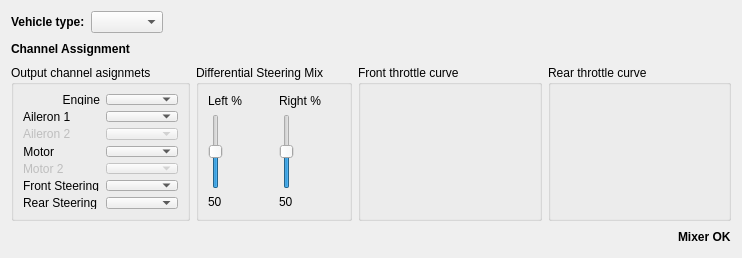
                 <widget class="QWidget" name="scrollAreaWidgetContents_3">
                  <property name="geometry">
                   <rect>
                    <x>0</x>
                    <y>0</y>
                    <width>742</width>
                    <height>258</height>
                   </rect>
                  </property>
                  <layout class="QVBoxLayout" name="verticalLayout_11">
                   <item>
                    <layout class="QVBoxLayout" name="verticalLayout_61">
                     <item>
                      <layout class="QHBoxLayout" name="horizontalLayout_31">
                       <item>
                        <widget class="QLabel" name="label_51">
                         <property name="sizePolicy">
                          <sizepolicy hsizetype="Minimum" vsizetype="Preferred">
                           <horstretch>0</horstretch>
                           <verstretch>0</verstretch>
                          </sizepolicy>
                         </property>
                         <property name="font">
                          <font>
                           <weight>75</weight>
                           <bold>true</bold>
                          </font>
                         </property>
                         <property name="text">
                          <string>Vehicle type:</string>
                         </property>
                        </widget>
                       </item>
                       <item>
                        <widget class="QComboBox" name="groundVehicleType"/>
                       </item>
                       <item>
                        <spacer name="horizontalSpacer_31">
                         <property name="orientation">
                          <enum>Qt::Horizontal</enum>
                         </property>
                         <property name="sizeHint" stdset="0">
                          <size>
                           <width>40</width>
                           <height>20</height>
                          </size>
                         </property>
                        </spacer>
                       </item>
                      </layout>
                     </item>
                     <item>
                      <layout class="QHBoxLayout" name="horizontalLayout_33">
                       <item>
                        <widget class="QLabel" name="label_7">
                         <property name="font">
                          <font>
                           <weight>75</weight>
                           <bold>true</bold>
                          </font>
                         </property>
                         <property name="text">
                          <string>Channel Assignment</string>
                         </property>
                        </widget>
                       </item>
                       <item>
                        <spacer name="horizontalSpacer_15">
                         <property name="orientation">
                          <enum>Qt::Horizontal</enum>
                         </property>
                         <property name="sizeHint" stdset="0">
                          <size>
                           <width>40</width>
                           <height>20</height>
                          </size>
                         </property>
                        </spacer>
                       </item>
                      </layout>
                     </item>
                     <item>
                      <layout class="QHBoxLayout" name="horizontalLayout_41">
                       <item>
                        <widget class="QGroupBox" name="groupBox_7">
                         <property name="sizePolicy">
                          <sizepolicy hsizetype="Preferred" vsizetype="Expanding">
                           <horstretch>0</horstretch>
                           <verstretch>0</verstretch>
                          </sizepolicy>
                         </property>
                         <property name="minimumSize">
                          <size>
                           <width>0</width>
                           <height>100</height>
                          </size>
                         </property>
                         <property name="title">
                          <string>Output channel asignmets</string>
                         </property>
                         <layout class="QFormLayout" name="formLayout_5">
                          <item row="0" column="0">
                           <widget class="QLabel" name="gvEngineLabel">
                            <property name="minimumSize">
                             <size>
                              <width>77</width>
                              <height>0</height>
                             </size>
                            </property>
                            <property name="text">
                             <string>Engine</string>
                            </property>
                            <property name="alignment">
                             <set>Qt::AlignRight|Qt::AlignTrailing|Qt::AlignVCenter</set>
                            </property>
                           </widget>
                          </item>
                          <item row="0" column="1">
                           <widget class="QComboBox" name="gvEngineChannelBox">
                            <property name="toolTip">
                             <string>Select output channel for the engine</string>
                            </property>
                           </widget>
                          </item>
                          <item row="1" column="0">
                           <widget class="QLabel" name="gvAileron1Label">
                            <property name="minimumSize">
                             <size>
                              <width>60</width>
                              <height>0</height>
                             </size>
                            </property>
                            <property name="text">
                             <string>Aileron 1</string>
                            </property>
                           </widget>
                          </item>
                          <item row="1" column="1">
                           <widget class="QComboBox" name="gvAileron1ChannelBox">
                            <property name="toolTip">
                             <string>Select output channel for the first aileron (or elevon)</string>
                            </property>
                           </widget>
                          </item>
                          <item row="2" column="0">
                           <widget class="QLabel" name="gvAileron2Label">
                            <property name="enabled">
                             <bool>false</bool>
                            </property>
                            <property name="minimumSize">
                             <size>
                              <width>60</width>
                              <height>0</height>
                             </size>
                            </property>
                            <property name="text">
                             <string>Aileron 2</string>
                            </property>
                           </widget>
                          </item>
                          <item row="2" column="1">
                           <widget class="QComboBox" name="gvAileron2ChannelBox">
                            <property name="enabled">
                             <bool>false</bool>
                            </property>
                            <property name="toolTip">
                             <string>Select output channel for the second aileron (or elevon)</string>
                            </property>
                           </widget>
                          </item>
                          <item row="3" column="0">
                           <widget class="QLabel" name="gvMotor1Label">
                            <property name="minimumSize">
                             <size>
                              <width>0</width>
                              <height>0</height>
                             </size>
                            </property>
                            <property name="text">
                             <string>Motor</string>
                            </property>
                            <property name="alignment">
                             <set>Qt::AlignRight|Qt::AlignTrailing|Qt::AlignVCenter</set>
                            </property>
                           </widget>
                          </item>
                          <item row="3" column="1">
                           <widget class="QComboBox" name="gvMotor1ChannelBox">
                            <property name="toolTip">
                             <string>Select output channel for the first motor</string>
                            </property>
                           </widget>
                          </item>
                          <item row="4" column="0">
                           <widget class="QLabel" name="gvMotor2Label">
                            <property name="enabled">
                             <bool>false</bool>
                            </property>
                            <property name="minimumSize">
                             <size>
                              <width>47</width>
                              <height>0</height>
                             </size>
                            </property>
                            <property name="text">
                             <string>Motor 2</string>
                            </property>
                           </widget>
                          </item>
                          <item row="4" column="1">
                           <widget class="QComboBox" name="gvMotor2ChannelBox">
                            <property name="enabled">
                             <bool>false</bool>
                            </property>
                            <property name="toolTip">
                             <string>Select output channel for a second motor</string>
                            </property>
                           </widget>
                          </item>
                          <item row="5" column="0">
                           <widget class="QLabel" name="gvSteering1Label">
                            <property name="text">
                             <string>Front Steering</string>
                            </property>
                           </widget>
                          </item>
                          <item row="5" column="1">
                           <widget class="QComboBox" name="gvSteering1ChannelBox">
                            <property name="toolTip">
                             <string>Select output channel for the first steering actuator</string>
                            </property>
                           </widget>
                          </item>
                          <item row="6" column="0">
                           <widget class="QLabel" name="gvSteering2Label">
                            <property name="text">
                             <string>Rear Steering</string>
                            </property>
                           </widget>
                          </item>
                          <item row="6" column="1">
                           <widget class="QComboBox" name="gvSteering2ChannelBox">
                            <property name="toolTip">
                             <string>Select output channel for a second steering actuator</string>
                            </property>
                           </widget>
                          </item>
                         </layout>
                        </widget>
                       </item>
                       <item>
                        <widget class="QGroupBox" name="differentialSteeringMixBox">
                         <property name="enabled">
                          <bool>true</bool>
                         </property>
                         <property name="sizePolicy">
                          <sizepolicy hsizetype="Preferred" vsizetype="Expanding">
                           <horstretch>0</horstretch>
                           <verstretch>0</verstretch>
                          </sizepolicy>
                         </property>
                         <property name="title">
                          <string>Differential Steering Mix</string>
                         </property>
                         <layout class="QVBoxLayout" name="verticalLayout_33">
                          <item>
                           <layout class="QHBoxLayout" name="horizontalLayout_30">
                            <item>
                             <layout class="QVBoxLayout" name="verticalLayout_34">
                              <item>
                               <widget class="QLabel" name="differentialSteeringLabel1">
                                <property name="minimumSize">
                                 <size>
                                  <width>65</width>
                                  <height>0</height>
                                 </size>
                                </property>
                                <property name="text">
                                 <string>Left %</string>
                                </property>
                               </widget>
                              </item>
                              <item>
                               <widget class="QSlider" name="differentialSteeringSlider1">
                                <property name="maximum">
                                 <number>100</number>
                                </property>
                                <property name="value">
                                 <number>50</number>
                                </property>
                                <property name="orientation">
                                 <enum>Qt::Vertical</enum>
                                </property>
                               </widget>
                              </item>
                              <item>
                               <widget class="QLabel" name="gvDiffSteering1Label">
                                <property name="text">
                                 <string>50</string>
                                </property>
                               </widget>
                              </item>
                             </layout>
                            </item>
                            <item>
                             <layout class="QVBoxLayout" name="verticalLayout_35">
                              <item>
                               <widget class="QLabel" name="differentialSteeringLabel2">
                                <property name="minimumSize">
                                 <size>
                                  <width>50</width>
                                  <height>0</height>
                                 </size>
                                </property>
                                <property name="text">
                                 <string>Right %</string>
                                </property>
                               </widget>
                              </item>
                              <item>
                               <widget class="QSlider" name="differentialSteeringSlider2">
                                <property name="maximum">
                                 <number>100</number>
                                </property>
                                <property name="value">
                                 <number>50</number>
                                </property>
                                <property name="orientation">
                                 <enum>Qt::Vertical</enum>
                                </property>
                               </widget>
                              </item>
                              <item>
                               <widget class="QLabel" name="gvDiffSteering2Label">
                                <property name="text">
                                 <string>50</string>
                                </property>
                               </widget>
                              </item>
                             </layout>
                            </item>
                           </layout>
                          </item>
                         </layout>
                        </widget>
                       </item>
                       <item>
                        <widget class="QGroupBox" name="gvThrottleCurve1GroupBox">
                         <property name="sizePolicy">
                          <sizepolicy hsizetype="Preferred" vsizetype="Preferred">
                           <horstretch>0</horstretch>
                           <verstretch>100</verstretch>
                          </sizepolicy>
                         </property>
                         <property name="title">
                          <string>Front throttle curve</string>
                         </property>
                         <layout class="QVBoxLayout" name="verticalLayout_36">
                          <item>
                           <widget class="MixerCurve" name="groundVehicleThrottle1" native="true">
                            <property name="sizePolicy">
                             <sizepolicy hsizetype="MinimumExpanding" vsizetype="MinimumExpanding">
                              <horstretch>0</horstretch>
                              <verstretch>0</verstretch>
                             </sizepolicy>
                            </property>
                            <property name="minimumSize">
                             <size>
                              <width>0</width>
                              <height>0</height>
                             </size>
                            </property>
                            <property name="maximumSize">
                             <size>
                              <width>500</width>
                              <height>500</height>
                             </size>
                            </property>
                            <property name="sizeIncrement">
                             <size>
                              <width>10</width>
                              <height>10</height>
                             </size>
                            </property>
                            <property name="baseSize">
                             <size>
                              <width>300</width>
                              <height>350</height>
                             </size>
                            </property>
                           </widget>
                          </item>
                         </layout>
                        </widget>
                       </item>
                       <item>
                        <widget class="QGroupBox" name="gvThrottleCurve2GroupBox">
                         <property name="sizePolicy">
                          <sizepolicy hsizetype="Preferred" vsizetype="Preferred">
                           <horstretch>0</horstretch>
                           <verstretch>0</verstretch>
                          </sizepolicy>
                         </property>
                         <property name="title">
                          <string>Rear throttle curve</string>
                         </property>
                         <layout class="QVBoxLayout" name="verticalLayout_37">
                          <item>
                           <widget class="MixerCurve" name="groundVehicleThrottle2" native="true">
                            <property name="sizePolicy">
                             <sizepolicy hsizetype="MinimumExpanding" vsizetype="MinimumExpanding">
                              <horstretch>0</horstretch>
                              <verstretch>0</verstretch>
                             </sizepolicy>
                            </property>
                            <property name="minimumSize">
                             <size>
                              <width>0</width>
                              <height>0</height>
                             </size>
                            </property>
                            <property name="maximumSize">
                             <size>
                              <width>500</width>
                              <height>500</height>
                             </size>
                            </property>
                            <property name="sizeIncrement">
                             <size>
                              <width>10</width>
                              <height>10</height>
                             </size>
                            </property>
                            <property name="baseSize">
                             <size>
                              <width>300</width>
                              <height>350</height>
                             </size>
                            </property>
                           </widget>
                          </item>
                         </layout>
                        </widget>
                       </item>
                      </layout>
                     </item>
                     <item>
                      <spacer name="verticalSpacer_1">
                       <property name="orientation">
                        <enum>Qt::Vertical</enum>
                       </property>
                       <property name="sizeHint" stdset="0">
                        <size>
                         <width>20</width>
                         <height>40</height>
                        </size>
                       </property>
                      </spacer>
                     </item>
                     <item>
                      <layout class="QHBoxLayout" name="horizontalLayout_28">
                       <item>
                        <spacer name="horizontalSpacer_21">
                         <property name="orientation">
                          <enum>Qt::Horizontal</enum>
                         </property>
                         <property name="sizeHint" stdset="0">
                          <size>
                           <width>40</width>
                           <height>20</height>
                          </size>
                         </property>
                        </spacer>
                       </item>
                       <item>
                        <widget class="QLabel" name="gvStatusLabel">
                         <property name="font">
                          <font>
                           <weight>75</weight>
                           <bold>true</bold>
                          </font>
                         </property>
                         <property name="text">
                          <string>Mixer OK</string>
                         </property>
                        </widget>
                       </item>
                      </layout>
                     </item>
                    </layout>
                   </item>
                  </layout>
                 </widget>
